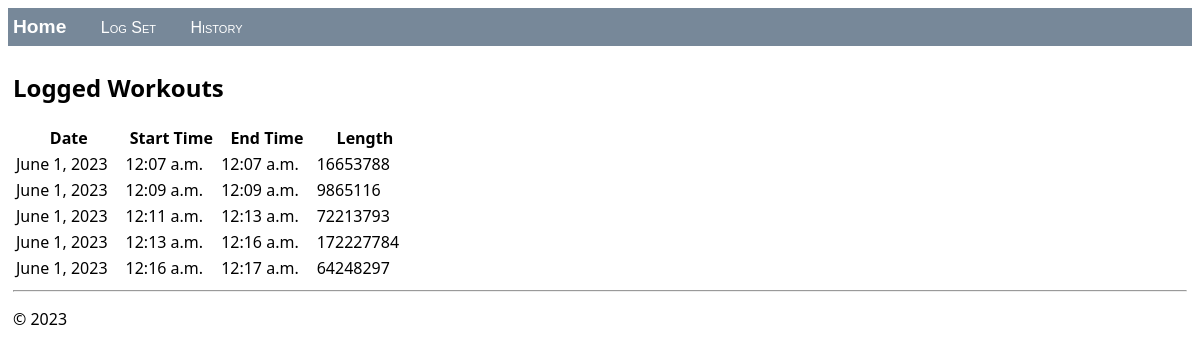
Before: / with the older database file.
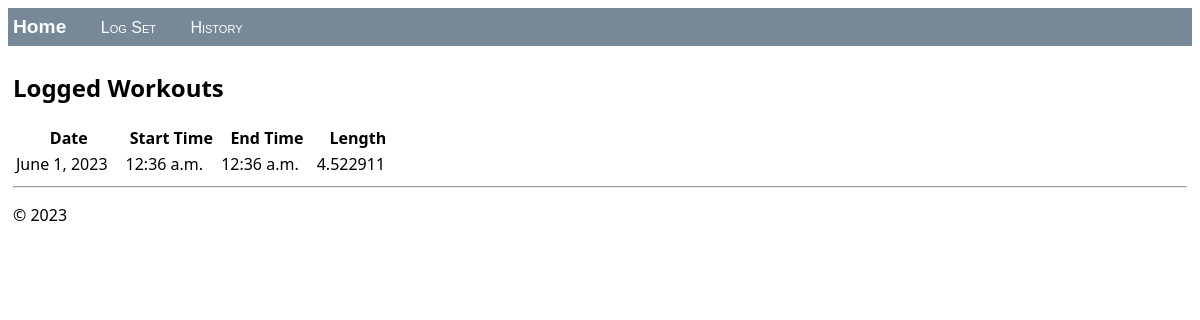
After: the same page with the newer database file.
### hello/models.py (models this page shows, shortened)
class Workout(models.Model):
    id = models.CharField(primary_key=True, max_length=100, default=datetime.datetime.now().strftime("%m/%d/%Y, %H:%M:%S"))
    date = models.DateField(default=datetime.datetime.now().date())
    time_start = models.DateTimeField(default=timezone.make_aware(datetime.datetime.now()))
    time_end = models.DateTimeField(default=timezone.make_aware(datetime.datetime.now()))
    length = models.FloatField(default=0)
    status = models.BooleanField(default=False)
    print(f'INSTANTIATED Workout at {datetime.datetime.now().strftime("%m/%d/%Y, %H:%M:%S")}')

### hello/views.py (the view)
class MyWorkoutView(ListView):
    model = Exercise
    def get_context_data(self, **kwargs):
        context = super(MyWorkoutView, self).get_context_data(**kwargs)
        return context

### hello/templates/hello/home.html (shortened to what this page needs)
{% extends "hello/layout.html" %}
{% block content %}
    <h2>Logged Workouts</h2>
    {% if workout_list %}
        <table class="workout_list">
            <thead>
            <tr>
                <th>Date</th>
                <th>Start Time</th>
                <th>End Time</th>
                <th>Length</th>
            </tr>
            </thead>
            <tbody>
            {% for workout in workout_list %}
                <tr>
                    <td>{{ workout.date | date }}</td>
                    <td>{{ workout.time_start | time }}</td>
                    <td>{{ workout.time_end | time }}</td>
                    <td>{{ workout.length }}</td>
                </tr>
            {% endfor %}
            </tbody>
        </table>
    {% else %}
        <p>No workouts have been logged. Use the <a href="{% url 'exercise' %}">Log workout form</a>.</p>
    {% endif %}
{% endblock %}

### hello/templates/hello/layout.html (shortened to what this page needs)
<!DOCTYPE html>
<html>
<head>
    {% load static %}
    <link rel="stylesheet" type="text/css" href="{% static 'hello/site.css' %}"/>
</head>
<body>
<div class="navbar">
    <a href="{% url 'home' %}" class="navbar-brand">Home</a>
    <a href="{% url 'exercise' %}" class="navbar-item">Log Set</a>
    <a href="{% url 'history' %}" class="navbar-item">History</a>
</div>
<div class="body-content">
    {% block content %}
    {% endblock %}
    <hr/>
    <footer>
        <p>&copy; 2023</p>
    </footer>
</div>
</body>
</html>

### hello/static/hello/site.css (style rules this page uses)
.navbar { background-color: lightslategray; font-size: 1em; font-family: 'Trebuchet MS', 'Lucida Sans Unicode', 'Lucida Grande', 'Lucida Sans', Arial, sans-serif; color: white; padding: 8px 5px 8px 5px; }
.navbar a { text-decoration: none; color: inherit; }
.navbar-brand { font-size: 1.2em; font-weight: 600; }
.navbar-item { font-variant: small-caps; margin-left: 30px; }
.body-content { padding: 5px; font-family:'Segoe UI', Tahoma, Geneva, Verdana, sans-serif; }
.message_list th,td { text-align: left; padding-right: 15px; }

Changed rows visible on the page:
removed Workout: date "June 1, 2023", time_start "12:07 a.m.", time_end "12:07 a.m.", length "16653788"
removed Workout: date "June 1, 2023", time_start "12:09 a.m.", time_end "12:09 a.m.", length "9865116"
removed Workout: date "June 1, 2023", time_start "12:11 a.m.", time_end "12:13 a.m.", length "72213793"
removed Workout: date "June 1, 2023", time_start "12:13 a.m.", time_end "12:16 a.m.", length "172227784"
removed Workout: date "June 1, 2023", time_start "12:16 a.m.", time_end "12:17 a.m.", length "64248297"
added Workout: date "June 1, 2023", time_start "12:36 a.m.", time_end "12:36 a.m.", length "4.522911"
